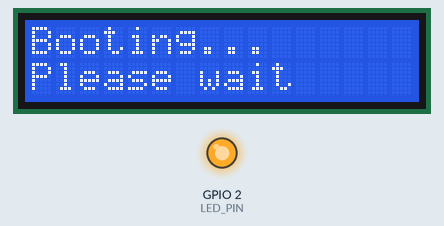
A sketch run on a simulated ESP8266 (NodeMCU). On the bench: 16×2 character LCD, output pins drawn as LEDs (lit = HIGH). WiFi joins after 1.5 s; servers stay silent unless stated; network time is answered at once with the bench clock; the local clock reads 2024-03-15 10:24:30 at power-on unless the sketch sets it; what the sketch prints to the serial monitor is not drawn.

Above: at 0.1 s.
At 2.7 s:
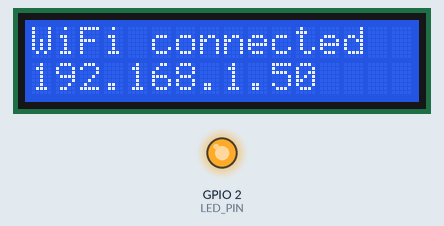
At 8.0 s:
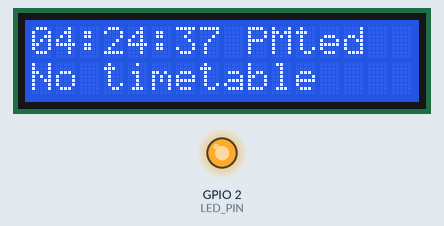
At 37.4 s:
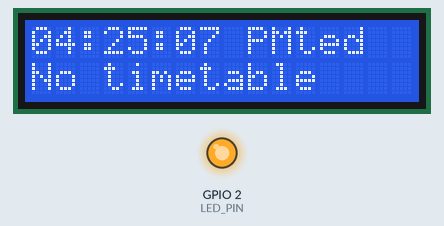
Timing chart, 0 to 40.0 s (numbered marks = the images above):
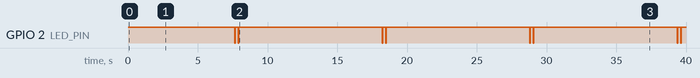

The sketch:

Interface_Controller_esp8266.ino
```cpp
#include <ESP8266WiFi.h>
#include <ESP8266HTTPClient.h>
#include <Wire.h>
#include <RTClib.h>
#include <ArduinoJson.h>
#include <LiquidCrystal_I2C.h>
#include <WiFiUdp.h>
#include <NTPClient.h>

// ===== CONFIG =====
const char *ssid = "ewaste";
const char *password = "ewaste1234";

#define LED_PIN 2      // Onboard LED D4/GPIO2
#define LCD_ADDR 0x27  // Adjust if needed
#define LCD_COLS 16
#define LCD_ROWS 2

const unsigned long FETCH_INTERVAL_MS = 10UL * 1000UL;  // 10 seconds
const int BEFORE_MIN = 15;                              // minutes before meal
const int AFTER_MIN = 15;                               // minutes after meal
const int TIMEZONE_OFFSET = 6;                          // UTC+6

// ===== OBJECTS =====
LiquidCrystal_I2C lcd(LCD_ADDR, LCD_COLS, LCD_ROWS);
RTC_DS1307 rtc;
WiFiUDP ntpUDP;
NTPClient timeClient(ntpUDP, "pool.ntp.org", 0, 60000);  // refresh 60s

// ===== STRUCTS =====
struct MealWindow {
  bool valid = false;
  uint32_t startSec = 0;
  uint32_t endSec = 0;
};

MealWindow breakfast, lunchW, dinnerW;
String lastUpdatedAt = "";

// ===== TIMERS =====
unsigned long lastFetchMs = 0;
unsigned long lastRtcSyncMs = 0;

// ===== ALERT FLAGS =====
bool sent_m1 = false, sent_m2 = false, sent_e1 = false, sent_e2 = false, sent_n1 = false, sent_n2 = false;

// ===== CURRENT ALERT =====
String currentAlert = "";
unsigned long alertSetTime = 0;
const unsigned long ALERT_DISPLAY_MS = 10000;  // 10 seconds

// ===== HELPERS =====
uint32_t timeStringToSeconds(const String &t) {
  int hh = 0, mm = 0, ss = 0;
  sscanf(t.c_str(), "%02d:%02d:%02d", &hh, &mm, &ss);
  return (uint32_t)hh * 3600U + (uint32_t)mm * 60U + (uint32_t)ss;
}

uint32_t currentSecondsOfDay(const DateTime &dt) {
  return (uint32_t)dt.hour() * 3600U + (uint32_t)dt.minute() * 60U + (uint32_t)dt.second();
}

bool isNowInWindow(uint32_t nowSec, uint32_t startSec, uint32_t durationSec) {
  uint32_t endSec = (startSec + durationSec) % 86400U;
  if (startSec <= endSec) return nowSec >= startSec && nowSec <= endSec;
  return nowSec >= startSec || nowSec <= endSec;
}

void resetDailyFlags(uint16_t todayDay, uint16_t &savedDay) {
  if (todayDay != savedDay) {
    savedDay = todayDay;
    sent_m1 = sent_m2 = sent_e1 = sent_e2 = sent_n1 = sent_n2 = false;
  }
}

void sendAlert(const char *code) {
  Serial.print("[ALERT] ");
  Serial.print(code);
  Serial.print(" @ ");
  DateTime now = rtc.now();
  Serial.println(now.timestamp());
}

void wifiActivityBlink() {
  digitalWrite(LED_PIN, LOW);
  delay(50);
  digitalWrite(LED_PIN, HIGH);
}

// ===== FETCH TIMETABLE =====
void fetchTimetable() {
  if (WiFi.status() != WL_CONNECTED) return;

  IPAddress gw = WiFi.gatewayIP();
  String url = String("http://") + gw.toString() + "/medische/get_timetable.php";
  Serial.println("Fetching timetable: " + url);

  wifiActivityBlink();  // blink on request start

  HTTPClient http;
  WiFiClient client;
  http.begin(client, url);
  int code = http.GET();

  wifiActivityBlink();  // blink on response

  if (code == HTTP_CODE_OK) {
    String payload = http.getString();
    StaticJsonDocument<512> doc;
    DeserializationError err = deserializeJson(doc, payload);
    if (err) {
      Serial.print("JSON parse error: ");
      Serial.println(err.c_str());
    } else {
      if (String(doc["status"].as<const char *>()) == "success") {
        breakfast.valid = doc["timetable"]["breakfast"]["start"] ? true : false;
        lunchW.valid = doc["timetable"]["lunch"]["start"] ? true : false;
        dinnerW.valid = doc["timetable"]["dinner"]["start"] ? true : false;

        if (breakfast.valid) {
          breakfast.startSec = timeStringToSeconds(doc["timetable"]["breakfast"]["start"].as<String>());
          breakfast.endSec = timeStringToSeconds(doc["timetable"]["breakfast"]["end"].as<String>());
        }
        if (lunchW.valid) {
          lunchW.startSec = timeStringToSeconds(doc["timetable"]["lunch"]["start"].as<String>());
          lunchW.endSec = timeStringToSeconds(doc["timetable"]["lunch"]["end"].as<String>());
        }
        if (dinnerW.valid) {
          dinnerW.startSec = timeStringToSeconds(doc["timetable"]["dinner"]["start"].as<String>());
          dinnerW.endSec = timeStringToSeconds(doc["timetable"]["dinner"]["end"].as<String>());
        }

        lastUpdatedAt = doc["timetable"]["updated_at"].as<String>();
        Serial.println("Timetable updated: " + lastUpdatedAt);
      } else Serial.println("Server returned non-success status");
    }
  } else {
    Serial.printf("HTTP GET failed: %s\n", http.errorToString(code).c_str());
  }
  http.end();
}

// ===== CHECK MEAL ALERTS =====
void checkMeal(const MealWindow &mw, bool &sentBefore, bool &sentAfter, const char *beforeCode, const char *afterCode, uint32_t nowSec) {
  if (!mw.valid) return;
  uint32_t beforeSec = (mw.startSec + 86400U - BEFORE_MIN * 60U) % 86400U;
  uint32_t afterSec = mw.endSec;

  // Before meal: 15 min window
  if (!sentBefore && isNowInWindow(nowSec, beforeSec, BEFORE_MIN * 60UL)) {
    sendAlert(beforeCode);
    sentBefore = true;
    currentAlert = String("Take med: ") + beforeCode;
    alertSetTime = millis();
  }

  // After meal: 15 min window
  if (!sentAfter && isNowInWindow(nowSec, afterSec, AFTER_MIN * 60UL)) {
    sendAlert(afterCode);
    sentAfter = true;
    currentAlert = String("Take med: ") + afterCode;
    alertSetTime = millis();
  }
}


// ===== SETUP =====
void setup() {
  Serial.begin(115200);
  pinMode(LED_PIN, OUTPUT);
  digitalWrite(LED_PIN, HIGH);

  lcd.init();
  lcd.backlight();
  lcd.setCursor(0, 0);
  lcd.print("Booting...");
  lcd.setCursor(0, 1);
  lcd.print("Please wait");
  delay(1000);

  WiFi.mode(WIFI_STA);
  WiFi.begin(ssid, password);
  Serial.printf("Connecting to %s ", ssid);
  int retry = 0;
  while (WiFi.status() != WL_CONNECTED && retry < 30) {
    delay(500);
    Serial.print(".");
    retry++;
  }
  Serial.println();

  lcd.clear();
  if (WiFi.status() == WL_CONNECTED) {
    lcd.setCursor(0, 0);
    lcd.print("WiFi connected");
    lcd.setCursor(0, 1);
    lcd.print(WiFi.localIP().toString());
    Serial.println("Connected, IP: " + WiFi.localIP().toString());
  } else {
    lcd.setCursor(0, 0);
    lcd.print("WiFi failed");
    lcd.setCursor(0, 1);
    lcd.print("Check SSID/Pass");
    Serial.println("WiFi connect failed.");
  }
  delay(5000);

  // NTP and RTC
  timeClient.begin();
  timeClient.update();
  if (rtc.begin() && !rtc.isrunning()) {
    rtc.adjust(DateTime(timeClient.getEpochTime()));
    Serial.println("RTC set from NTP.");
  }

  lastFetchMs = millis() - FETCH_INTERVAL_MS;
  lastRtcSyncMs = millis();
}

// ===== LOOP =====
void loop() {
  unsigned long nowMs = millis();

  // Fetch timetable
  if (nowMs - lastFetchMs >= FETCH_INTERVAL_MS) {
    lastFetchMs = nowMs;
    fetchTimetable();
  }

  // RTC resync every hour
  if (nowMs - lastRtcSyncMs >= 60UL * 60UL * 1000UL) {
    lastRtcSyncMs = nowMs;
    timeClient.update();
    wifiActivityBlink();
    rtc.adjust(DateTime(timeClient.getEpochTime()));
    Serial.println("RTC resynced.");
  }

  // Current time
  DateTime now = rtc.now();
  if (!rtc.isrunning() && WiFi.status() == WL_CONNECTED) {
    timeClient.update();
    wifiActivityBlink();
    rtc.adjust(DateTime(timeClient.getEpochTime()));
  }

  // 12-hour format + timezone
  int hour24 = now.hour() + TIMEZONE_OFFSET;
  if (hour24 >= 24) hour24 -= 24;
  int displayHour = hour24 % 12;
  if (displayHour == 0) displayHour = 12;
  String ampm = (hour24 >= 12) ? "PM" : "AM";

  char buf[17];
  snprintf(buf, sizeof(buf), "%02d:%02d:%02d %s", displayHour, now.minute(), now.second(), ampm.c_str());
  lcd.setCursor(0, 0);
  lcd.print(buf);

  // Handle alert display
  if (currentAlert.length() > 0) {
    lcd.setCursor(0, 1);
    lcd.print(currentAlert);
    for (int i = currentAlert.length(); i < 16; i++) lcd.print(' ');
    if (millis() - alertSetTime > ALERT_DISPLAY_MS) currentAlert = "";
  } else {
    String line2 = lastUpdatedAt.length() ? ("Upd:" + lastUpdatedAt.substring(11)) : "No timetable";
    lcd.setCursor(0, 1);
    lcd.print(line2);
    for (int i = line2.length(); i < 16; i++) lcd.print(' ');
  }

  // Reset daily flags
  static uint16_t savedDay = 0;
  resetDailyFlags(now.day(), savedDay);

  uint32_t nowSec = currentSecondsOfDay(now);
  checkMeal(breakfast, sent_m1, sent_m2, "m1", "m2", nowSec);
  checkMeal(lunchW, sent_e1, sent_e2, "e1", "e2", nowSec);
  checkMeal(dinnerW, sent_n1, sent_n2, "n1", "n2", nowSec);

  delay(1000);
}
```

Measured:
- by itself, GPIO 2 (LED_PIN): repeats every 10.6 s: HIGH 0.20 s, LOW 0.05 s, HIGH 10.3 s, LOW 0.05 s
- what the display in image 1 shows lasts 5.4 s, from 2.6 s to 8.0 s
- what the display in image 2 shows lasts 1.0 s, from 8.0 s to 9.0 s
